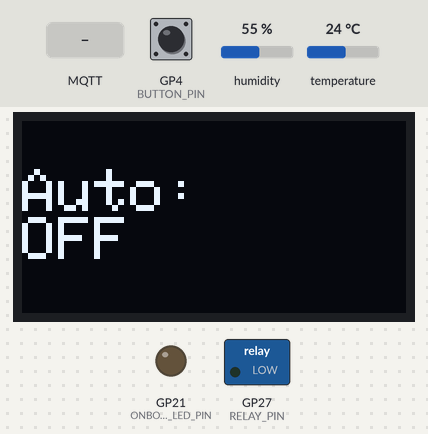
Simulated run of this program. Board: Raspberry Pi Pico. On the bench: 128×64 one-colour display, switched loads named in the program (green lamp = pin HIGH), output pins drawn as LEDs (lit = HIGH). The inputs (shaded band) are chosen by the test bench; at power-on: GP4 (BUTTON_PIN) LOW, humidity 55 %, temperature 24 °C. WiFi joins after 1.5 s; servers stay silent unless stated; no MQTT or app messages arrive unless stated; what the program prints to the serial monitor is not drawn.

Above: at 2.7 s.
2.8 s: MQTT message "ON" arrives on the first subscribed topic
At 5.2 s:
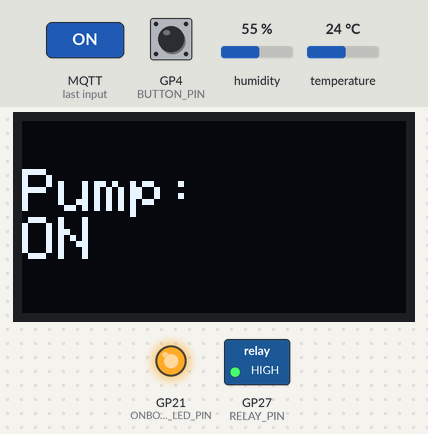
5.8 s: GP4 (BUTTON_PIN) pulled HIGH for 0.15 s
At 7.2 s:
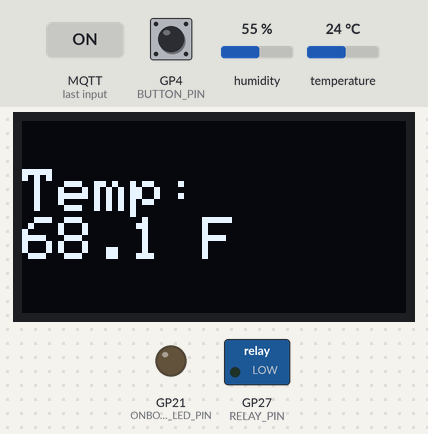
11.9 s: MQTT message "OFF" arrives on the second subscribed topic
14.9 s: GP4 (BUTTON_PIN) pulled HIGH for 1 s
At 17.3 s:
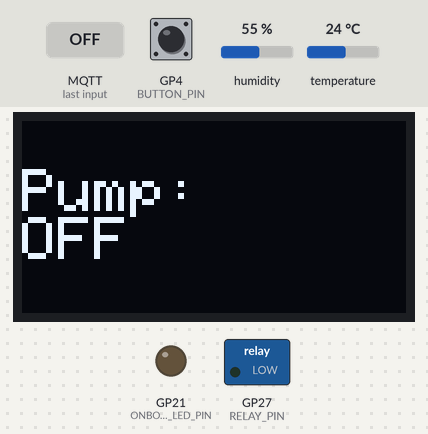
18.9 s: GP4 (BUTTON_PIN) pulled HIGH for 0.15 s
At 22.4 s:
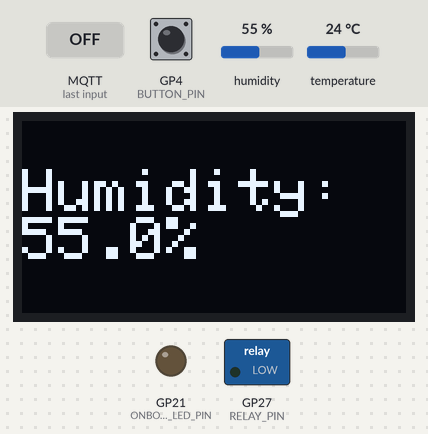
Timing chart, 0 to 23.0 s (numbered marks = the images above; inputs shaded):
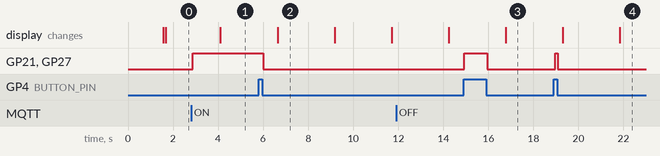

The program:

main.cpp
```cpp
#include <Arduino.h>
#include <ArduinoOTA.h>
#include <WiFi.h>
#include <PubSubClient.h>
#include <Wire.h>
#include <Adafruit_SSD1306.h>

// Include sensor libraries based on the board type
#if defined(ARDUINO_RASPBERRY_PI_PICO)
#define ONBOARD_LED_PIN 21
#include <SI7021.h>
SI7021 sensor;
#elif defined(ARDUINO_ESP32_DEV)
#define ONBOARD_LED_PIN 2
#include <Adafruit_Si7021.h>
Adafruit_Si7021 sensor = Adafruit_Si7021();
#endif

// OLED and pin definitions
#define SCREEN_WIDTH 128
#define SCREEN_HEIGHT 64
#define OLED_RESET -1
#define RELAY_PIN 27
#define MOISTURE_PIN 34
#define BUTTON_PIN 4

// Sensor reading and display timing
#define MOISTURE_THRESHOLD 50.0 // Percentage threshold for moisture
#define DISPLAY_TOGGLE_MS 2500  // 2.5 seconds

// Moisture sensor calibration values
#define MOISTURE_DRY 2800
#define MOISTURE_WET 1080

// Temperature calibration value
#define TEMPERATURE_CALIBRATION -7.12

// Create OLED display object
Adafruit_SSD1306 display(SCREEN_WIDTH, SCREEN_HEIGHT, &Wire, OLED_RESET);

// Timing and state variables
unsigned long lastReadTime = 0;
unsigned long lastDisplayToggleTime = 0;
bool autoModeEnabled = false;
bool relayForcedState = false;
bool relayIsForced = false;

// Sensor value holders
float temperature = 0.0;
float humidityPct = 0.0;
float moisturePct = 0.0;
unsigned long readIntervalMs = 300000; // Default to 5 minutes

// WiFi  credentials
const char *ssid = "Artemis";
const char *password = "8012018955";

// MQTT topics and network credentials
const char *device_name = "water_plant_1";
const char *mqtt_prefix = "homeassistant";
const char *state_topic_temp = "home/water_plant_1/sensor/temperature";
const char *state_topic_humidity = "home/water_plant_1/sensor/humidity";
const char *state_topic_moisture = "home/water_plant_1/sensor/moisture";
const char *relay_state_topic = "home/water_plant_1/relay/state";
const char *relay_command_topic = "home/water_plant_1/relay/set";
const char *read_interval_topic = "home/water_plant_1/interval/set";
const char *auto_mode_command_topic = "home/water_plant_1/auto_mode/set";
const char *auto_mode_state_topic = "home/water_plant_1/auto_mode/state";
const char *availability_topic = "home/water_plant_1/status";
const char *notify_topic = "home/water_plant_1/notify";
const char *mqtt_server = "192.168.11.54";
const char *mqtt_user = "mqttuser";
const char *mqtt_pass = "mqttuser";

// Create Wi-Fi and MQTT clients
WiFiClient espClient;
PubSubClient client(espClient);

// Display state enumeration
enum DisplayState
{
  AUTO,
  PUMP,
  TEMPERATURE,
  HUMIDITY,
  MOISTURE
};
DisplayState displayState = AUTO;

// Button interrupt variables
volatile bool buttonChanged = false;
volatile unsigned long buttonLastChange = 0;
const unsigned long debounceDelay = 50; // ms

// Notification variables
unsigned long lastWateringTime = 0;
unsigned long lastLowMoistureAlert = 0;
bool lowMoistureAlertSent = false;
bool wateringInProgress = false;
const unsigned long NOTIFICATION_COOLDOWN = 300000; // 5 minutes between similar notifications
const unsigned long LOW_MOISTURE_ALERT_INTERVAL = 1800000; // 30 minutes between low moisture alerts

// Notification types
enum NotificationType {
  WATERING_STARTED,
  WATERING_COMPLETED,
  LOW_MOISTURE_ALERT,
  SENSOR_ERROR,
  SYSTEM_STATUS
};

// Interrupt service routine for button press
void IRAM_ATTR handleButtonInterrupt()
{
  unsigned long now = millis();
  if (now - buttonLastChange > debounceDelay)
  {
    buttonChanged = true;
    buttonLastChange = now;
  }
}

// Set relay state and publish to MQTT
void update_relay_state(bool is_on)
{
  digitalWrite(RELAY_PIN, is_on ? HIGH : LOW);
  digitalWrite(ONBOARD_LED_PIN, is_on ? HIGH : LOW);
  const char *state = is_on ? "ON" : "OFF";
  client.publish(relay_state_topic, state, true);
}

// Send MQTT notification
void sendNotification(NotificationType type, String message = "") {
  if (!client.connected()) return;

  String notification;
  String timestamp = String(millis() / 1000); // Simple timestamp in seconds

  switch (type) {
    case WATERING_STARTED:
      notification = "{\"type\":\"watering_started\",\"message\":\"Plant watering started - Moisture: " + String(moisturePct, 1) + "%\",\"timestamp\":" + timestamp + ",\"moisture\":" + String(moisturePct, 2) + "}";
      wateringInProgress = true;
      lastWateringTime = millis();
      break;

    case WATERING_COMPLETED:
      notification = "{\"type\":\"watering_completed\",\"message\":\"Plant watering completed\",\"timestamp\":" + timestamp + ",\"duration\":" + String((millis() - lastWateringTime) / 1000) + "}";
      wateringInProgress = false;
      break;

    case LOW_MOISTURE_ALERT:
      if (millis() - lastLowMoistureAlert < LOW_MOISTURE_ALERT_INTERVAL && lowMoistureAlertSent) return;
      notification = "{\"type\":\"low_moisture\",\"message\":\"Low soil moisture detected: " + String(moisturePct, 1) + "%\",\"timestamp\":" + timestamp + ",\"moisture\":" + String(moisturePct, 2) + "}";
      lastLowMoistureAlert = millis();
      lowMoistureAlertSent = true;
      break;

    case SENSOR_ERROR:
      notification = "{\"type\":\"sensor_error\",\"message\":\"" + message + "\",\"timestamp\":" + timestamp + "}";
      break;

    case SYSTEM_STATUS:
      notification = "{\"type\":\"system_status\",\"message\":\"" + message + "\",\"timestamp\":" + timestamp + ",\"temperature\":" + String(temperature, 1) + ",\"humidity\":" + String(humidityPct, 1) + ",\"moisture\":" + String(moisturePct, 1) + "}";
      break;
  }

  Serial.println("Sending notification: " + notification);
  client.publish(notify_topic, notification.c_str(), false);
}

void readSensorData()
{
  // Read sensor data
  bool sensorError = false;

  // Read Humidity Percentage
  float humidityRaw = sensor.readHumidity();
  if (!isnan(humidityRaw))
  {
    humidityPct = humidityRaw;
  }
  else
  {
    sensorError = true;
    sendNotification(SENSOR_ERROR, "Failed to read humidity sensor");
  }

  // Read Temperature in Fahrenheit
  float temperatureRaw = sensor.readTemperature();
  if (!isnan(temperatureRaw))
  {
    temperature = (temperatureRaw * 9.0 / 5.0 + 32.0) + TEMPERATURE_CALIBRATION; // Convert to Fahrenheit and apply calibration
  }
  else
  {
    sensorError = true;
    sendNotification(SENSOR_ERROR, "Failed to read temperature sensor");
  }

  // Read Moisture Percentage
  int moistureRaw = analogRead(MOISTURE_PIN);
  if (!isnan(moistureRaw))
  {
    // Calculate inverted percentage
    float percentage = (MOISTURE_DRY - moistureRaw) * 100.0 / (MOISTURE_DRY - MOISTURE_WET);
    // Clamp the result between 0 and 100
    moisturePct = constrain(percentage, 0.0, 100.0);
  }
  else
  {
    sensorError = true;
    sendNotification(SENSOR_ERROR, "Failed to read moisture sensor");
  }

  Serial.printf("Humidity: %.2f%%, Moisture: %.2f%% (%d), Temperature: %.2f °F\n", humidityPct, moisturePct, moistureRaw, temperature);

  // Check for low moisture alert (only if not currently watering)
  if (moisturePct < MOISTURE_THRESHOLD && !wateringInProgress && autoModeEnabled) {
    sendNotification(LOW_MOISTURE_ALERT);
  }

  // Reset low moisture alert flag if moisture is adequate
  if (moisturePct >= MOISTURE_THRESHOLD + 5.0) { // Add hysteresis
    lowMoistureAlertSent = false;
  }

  // Control relay automatically unless overridden
  if (!relayIsForced && autoModeEnabled)
  {
    bool currentRelayState = digitalRead(RELAY_PIN);

    if (moisturePct < MOISTURE_THRESHOLD && !currentRelayState)
    {
      update_relay_state(true);
      sendNotification(WATERING_STARTED);
      Serial.println("Relay ON (auto)");
    }
    else if (moisturePct >= MOISTURE_THRESHOLD && currentRelayState)
    {
      update_relay_state(false);
      sendNotification(WATERING_COMPLETED);
      Serial.println("Relay OFF (auto)");
    }
  }

  // Publish sensor readings (publish temperature in Fahrenheit)
  client.publish(state_topic_temp, String(temperature).c_str(), true);
  client.publish(state_topic_humidity, String(humidityPct).c_str(), true);
  client.publish(state_topic_moisture, String(moisturePct).c_str(), true);
}

// Handle incoming MQTT messages
void callback(char *topic, byte *payload, unsigned int length)
{
  payload[length] = '\0';
  String command = String((char *)payload);

  if (String(topic) == relay_command_topic)
  {
    if (command == "ON")
    {
      relayForcedState = true;
      relayIsForced = true;
      update_relay_state(true);
      sendNotification(WATERING_STARTED);
      Serial.println("Relay turned ON via MQTT.");
    }
    else if (command == "OFF")
    {
      relayForcedState = false;
      relayIsForced = true;
      update_relay_state(false);
      if (wateringInProgress) {
        sendNotification(WATERING_COMPLETED);
      }
      Serial.println("Relay turned OFF via MQTT.");
    }
  }
  else if (String(topic) == read_interval_topic)
  {
    long interval = command.toInt();
    if (interval >= 10000 && interval <= 3600000)
    { // 10 sec to 1 hour
      readIntervalMs = interval;
      sendNotification(SYSTEM_STATUS, "Read interval updated to " + String(interval / 1000) + " seconds");
      Serial.printf("Updated read interval to %lu ms\n", readIntervalMs);
    }
    else
    {
      Serial.println("Invalid interval received via MQTT.");
    }
  }
  else if (String(topic) == auto_mode_command_topic)
  {
    if (command == "ON")
    {
      autoModeEnabled = true;
      readSensorData();
      sendNotification(SYSTEM_STATUS, "Auto watering mode enabled");
      Serial.println("Auto watering ENABLED via MQTT");
    }
    else if (command == "OFF")
    {
      autoModeEnabled = false;
      if (wateringInProgress) {
        sendNotification(WATERING_COMPLETED);
      }
      sendNotification(SYSTEM_STATUS, "Auto watering mode disabled");
      client.publish(relay_command_topic, "OFF", true);
      Serial.println("Auto watering DISABLED via MQTT");
    }
    client.publish(auto_mode_state_topic, autoModeEnabled ? "ON" : "OFF", true);
  }
}

// Connect to Wi-Fi network
void setup_wifi()
{
  delay(10);
  Serial.println("Connecting to Wi-Fi...");
  WiFi.begin(ssid, password);
  while (WiFi.status() != WL_CONNECTED)
  {
    delay(500);
    Serial.print(".");
  }
  Serial.println("\nWi-Fi connected.");
  Serial.println(WiFi.localIP());
}

// Publish MQTT auto-discovery config for Home Assistant
void publish_discovery()
{
  String device_json = String("\"device\": {\"identifiers\": [\"") + device_name +
                       "\"], \"name\": \"Water Plant 1\"," +
                       "\"manufacturer\": \"Tom's Plant Co.\"," +
                       "\"model\": \"ESP32 Plant Monitor\"," +
                       "\"sw_version\": \"1.1\"}";

  // Temperature config (change unit to °F)
  String temp_config = String("{") +
                       "\"name\": \"Plant Temperature\"," +
                       "\"state_topic\": \"" + state_topic_temp + "\"," +
                       "\"state_class\": \"measurement\"," +
                       "\"unit_of_measurement\": \"°F\"," + // <-- changed
                       "\"device_class\": \"temperature\"," +
                       "\"object_id\": \"temperature\"," +
                       "\"unique_id\": \"" + String(device_name) + "_temperature\"," +
                       "\"availability_topic\": \"" + availability_topic + "\"," +
                       device_json +
                       "}";

  // Humidity config
  String humidity_config = String("{") +
                           "\"name\": \"Plant Humidity\"," +
                           "\"state_topic\": \"" + state_topic_humidity + "\"," +
                           "\"state_class\": \"measurement\"," +
                           "\"unit_of_measurement\": \"%\"," +
                           "\"device_class\": \"humidity\"," +
                           "\"object_id\": \"humidity\"," +
                           "\"unique_id\": \"" + String(device_name) + "_humidity\"," +
                           "\"availability_topic\": \"" + availability_topic + "\"," +
                           device_json +
                           "}";

  // Moisture config
  String moisture_config = String("{") +
                           "\"name\": \"Soil Moisture\"," +
                           "\"state_topic\": \"" + state_topic_moisture + "\"," +
                           "\"state_class\": \"measurement\"," +
                           "\"unit_of_measurement\": \"%\"," +
                           "\"device_class\": \"moisture\"," +
                           "\"object_id\": \"moisture\"," +
                           "\"unique_id\": \"" + String(device_name) + "_moisture\"," +
                           "\"availability_topic\": \"" + availability_topic + "\"," +
                           device_json +
                           "}";

  // Read Interval config
  String read_interval_config = String("{") +
                                "\"name\": \"Read Interval\"," +
                                "\"unique_id\": \"" + String(device_name) + "_interval\"," +
                                "\"object_id\": \"interval\"," +
                                "\"command_topic\": \"" + read_interval_topic + "\"," +
                                "\"min\": 10000," +
                                "\"max\": 3600000," +
                                "\"step\": 1000," +
                                "\"unit_of_measurement\": \"ms\"," +
                                "\"mode\": \"box\"," +
                                "\"availability_topic\": \"" + availability_topic + "\"," +
                                device_json +
                                "}";

  // Relay config
  String relay_config = String("{") +
                        "\"name\": \"Water Pump Relay\"," +
                        "\"state_topic\": \"" + relay_state_topic + "\"," +
                        "\"command_topic\": \"" + relay_command_topic + "\"," +
                        "\"availability_topic\": \"" + availability_topic + "\"," +
                        "\"payload_on\": \"ON\"," +
                        "\"payload_off\": \"OFF\"," +
                        "\"object_id\": \"relay\"," +
                        "\"unique_id\": \"" + String(device_name) + "_relay\"," +
                        "\"device\": {\"identifiers\": [\"" + String(device_name) + "\"], \"name\": \"Water Plant 1\"}" +
                        "}";

  String auto_mode_config = String("{") +
                            "\"name\": \"Auto Watering Mode\"," +
                            "\"state_topic\": \"" + auto_mode_state_topic + "\"," +
                            "\"command_topic\": \"" + auto_mode_command_topic + "\"," +
                            "\"payload_on\": \"ON\"," +
                            "\"payload_off\": \"OFF\"," +
                            "\"unique_id\": \"" + String(device_name) + "_auto_mode\"," +
                            "\"availability_topic\": \"" + availability_topic + "\"," +
                            "\"device\": {\"identifiers\": [\"" + device_name + "\"], \"name\": \"Water Plant 1\"}" +
                            "}";

  // Notify sensor config for Home Assistant
  String notify_config = String("{") +
                              "\"name\": \"Plant Notify\"," +
                              "\"state_topic\": \"" + notify_topic + "\"," +
                              "\"value_template\": \"{{ value_json.message }}\"," +
                              "\"json_attributes_topic\": \"" + notify_topic + "\"," +
                              "\"object_id\": \"notify\"," +
                              "\"unique_id\": \"" + String(device_name) + "_notify\"," +
                              "\"availability_topic\": \"" + availability_topic + "\"," +
                              "\"icon\": \"mdi:bell-alert\"," +
                              device_json +
                              "}";

  // Publish discovery messages
  client.setBufferSize(1024); // Increase buffer size for larger messages
  client.publish("homeassistant/sensor/water_plant_1/temperature/config", temp_config.c_str(), true);
  client.publish("homeassistant/sensor/water_plant_1/humidity/config", humidity_config.c_str(), true);
  client.publish("homeassistant/sensor/water_plant_1/moisture/config", moisture_config.c_str(), true);
  client.publish("homeassistant/sensor/water_plant_1/notify/config", notify_config.c_str(), true);
  client.publish("homeassistant/number/water_plant_1/read_interval/config", read_interval_config.c_str(), true);
  client.publish("homeassistant/switch/water_plant_1/relay/config", relay_config.c_str(), true);
  client.publish("homeassistant/switch/water_plant_1_auto_mode/config", auto_mode_config.c_str(), true);
}

// Reconnect to MQTT broker if disconnected
void reconnect_mqtt()
{
  while (!client.connected())
  {
    Serial.print("Connecting to MQTT...");
    if (client.connect(
            "water_plant_1",
            mqtt_user,
            mqtt_pass,
            availability_topic,
            1,
            true,
            "offline"))
    {
      client.publish(availability_topic, "online", true);
      Serial.println("connected.");

      // Publish Home Assistant discovery topics
      publish_discovery();

      // Subscribe to command topics
      client.subscribe(relay_command_topic);
      client.subscribe(auto_mode_command_topic);
      client.subscribe(read_interval_topic);

      // Publish initial states
      client.publish(relay_state_topic, digitalRead(RELAY_PIN) ? "ON" : "OFF", true);
      client.publish(auto_mode_state_topic, autoModeEnabled ? "ON" : "OFF", true);

      // Send startup notification
      sendNotification(SYSTEM_STATUS, "Plant monitoring system started");
    }
    else
    {
      Serial.print("failed, rc=");
      Serial.print(client.state());
      Serial.println(" retrying in 5 sec...");
      delay(5000);
    }
  }
}

// Setup function runs once at boot
void setup()
{
  Serial.begin(115200);

  // Initialize pins
  Wire.begin(21, 22);
  pinMode(MOISTURE_PIN, INPUT);
  pinMode(BUTTON_PIN, INPUT_PULLDOWN);
  pinMode(ONBOARD_LED_PIN, OUTPUT);
  digitalWrite(ONBOARD_LED_PIN, LOW);
  pinMode(RELAY_PIN, OUTPUT);
  digitalWrite(RELAY_PIN, LOW);

  setup_wifi();

  // Setup OTA
  ArduinoOTA.setHostname("waterplant"); // Optional: match this in platformio.ini
  ArduinoOTA.setPassword("Bannor1.");
  ArduinoOTA.onStart([]()
                     { Serial.println("OTA Start"); });
  ArduinoOTA.onEnd([]()
                   { Serial.println("\nOTA End"); });
  ArduinoOTA.onError([](ota_error_t error)
                     { Serial.printf("OTA Error [%u]: ", error); });
  ArduinoOTA.onProgress([](unsigned int progress, unsigned int total)
                        { Serial.printf("Progress: %u%%\r", (progress / (total / 100))); });
  ArduinoOTA.begin();
  Serial.println("OTA Ready");

  // Setup MQTT client
  client.setServer(mqtt_server, 1883);
  client.setCallback(callback);
  attachInterrupt(digitalPinToInterrupt(BUTTON_PIN), handleButtonInterrupt, CHANGE);

  // Initialize sensor
  sensor.setHeatLevel(0); // Set heater level to 0
  sensor.heater(false);   // Disable heater by default
  if (!sensor.begin())
  {
    Serial.println("SI7021 not found!");
    delay(1000);
  }

  // Initialize OLED display
  if (!display.begin(SSD1306_SWITCHCAPVCC, 0x3C))
  {
    Serial.println("SSD1306 init failed!");
    delay(1000);
  }
  display.clearDisplay();
  display.setTextSize(2);
  display.setTextColor(SSD1306_WHITE);
  display.setCursor(0, 0);
  display.println("Init...");
  display.display();
}

// Main loop
void loop()
{
  ArduinoOTA.handle(); // Keep OTA active

  unsigned long now = millis();

  // Button hold logic: relay ON while button held, OFF when released
  static bool lastButtonState = LOW;
  bool buttonState = digitalRead(BUTTON_PIN);

  if (buttonChanged)
  {
    buttonChanged = false;
    if (buttonState == HIGH)
    {
      relayForcedState = true;
      relayIsForced = true;
      update_relay_state(true);
      sendNotification(WATERING_STARTED);
      Serial.println("Button held: Relay ON");
    }
    else
    {
      relayForcedState = false;
      relayIsForced = true;
      update_relay_state(false);
      if (wateringInProgress) {
        sendNotification(WATERING_COMPLETED);
      }
      Serial.println("Button released: Relay OFF");
    }
  }

  // Maintain MQTT connection
  if (!client.connected())
  {
    reconnect_mqtt();
  }
  client.loop();

  // Read and publish sensor data periodically
  if (now - lastReadTime >= readIntervalMs || lastReadTime == 0)
  {
    lastReadTime = now;

    readSensorData();
  }

  // Toggle display content periodically
  if (now - lastDisplayToggleTime >= DISPLAY_TOGGLE_MS || lastDisplayToggleTime == 0)
  {
    lastDisplayToggleTime = now;

    display.clearDisplay();
    display.setCursor(0, 16);
    display.setTextSize(2);

    if (displayState == AUTO)
    {
      display.printf("Auto:\n%s", autoModeEnabled ? "ON" : "OFF");
      displayState = PUMP;
    }
    else if (displayState == PUMP)
    {
      display.printf("Pump:\n%s", relayForcedState ? "ON" : "OFF");
      displayState = TEMPERATURE;
    }
    else if (displayState == TEMPERATURE)
    {
      display.printf("Temp:\n%04.1f F", temperature);
      displayState = HUMIDITY;
    }
    else if (displayState == HUMIDITY)
    {
      display.printf("Humidity:\n%.1f%%", humidityPct);
      displayState = MOISTURE;
    }
    else if (displayState == MOISTURE)
    {
      display.printf("Moisture:\n%.1f%%", moisturePct);
      displayState = AUTO;
    }

    display.display();
  }

  delay(100); // Small delay to reduce CPU usage
}
```

Measured:
- after the input at 2.8 s, GP21 (ONBOARD_LED_PIN), GP27 (RELAY_PIN): LOW → HIGH after 0.07 s; the display: changes after 1.3 s (image 1)
- after the input at 5.8 s, GP21 (ONBOARD_LED_PIN), GP27 (RELAY_PIN): HIGH → LOW after 0.21 s
- after the input at 14.9 s, GP21 (ONBOARD_LED_PIN), GP27 (RELAY_PIN): LOW → HIGH at once, → LOW 1.0 s later
- after the input at 18.9 s, GP21 (ONBOARD_LED_PIN), GP27 (RELAY_PIN): LOW → HIGH after 0.08 s, → LOW 0.10 s later
- what the display in image 2 shows lasts 2.6 s, from 6.6 s to 9.2 s
